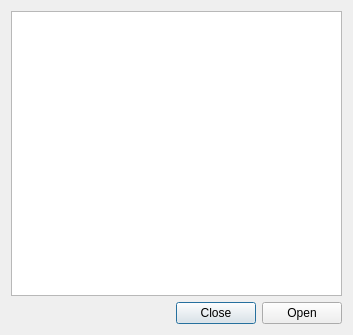
<?xml version="1.0" encoding="UTF-8"?>
<ui version="4.0">
 <class>OpenMeasureDialog</class>
 <widget class="QDialog" name="OpenMeasureDialog">
  <property name="geometry">
   <rect>
    <x>0</x>
    <y>0</y>
    <width>353</width>
    <height>335</height>
   </rect>
  </property>
  <property name="windowTitle">
   <string>Dialog</string>
  </property>
  <layout class="QGridLayout" name="gridLayout">
   <item row="0" column="0">
    <widget class="QListView" name="measuresListView"/>
   </item>
   <item row="1" column="0">
    <layout class="QHBoxLayout" name="horizontalLayout">
     <item>
      <spacer name="horizontalSpacer">
       <property name="orientation">
        <enum>Qt::Horizontal</enum>
       </property>
       <property name="sizeHint" stdset="0">
        <size>
         <width>40</width>
         <height>20</height>
        </size>
       </property>
      </spacer>
     </item>
     <item>
      <widget class="QPushButton" name="closeButton">
       <property name="text">
        <string>Close</string>
       </property>
      </widget>
     </item>
     <item>
      <widget class="QPushButton" name="openButton">
       <property name="text">
        <string>Open</string>
       </property>
      </widget>
     </item>
    </layout>
   </item>
  </layout>
 </widget>
 <resources/>
 <connections/>
</ui>
